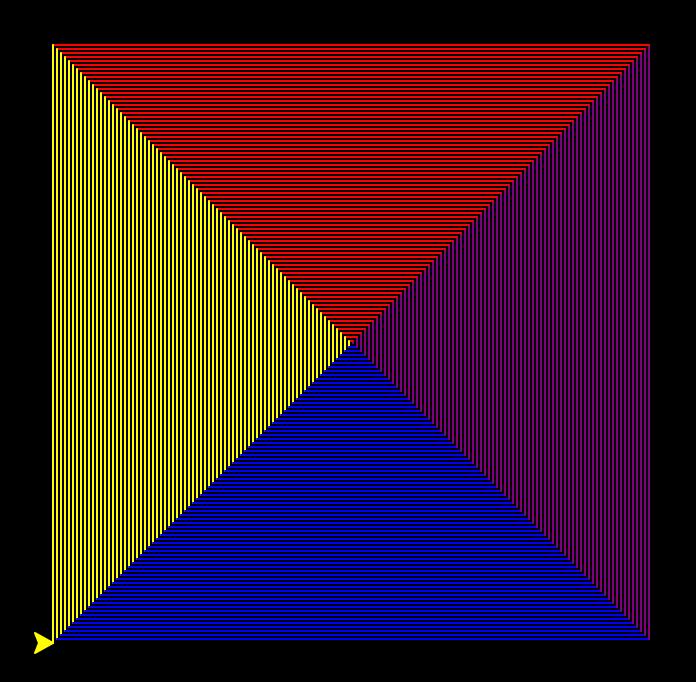

This figure's Python source:
from turtle import *


t=Turtle()
t.screen.bgcolor("black")
colors=["blue","purple","red","yellow"]
 
for x in range(300):
    t.color(colors[x%4])
    t.fd(x)
    t.left(90)
 
t.screen.exitonclick()
t.screen.mainloop()
